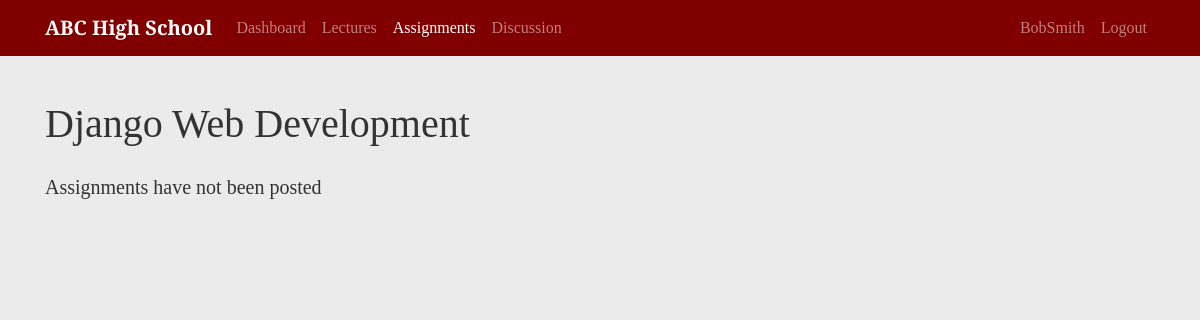
The page /course/2/assignments/ (signed in) on the database as committed earlier.
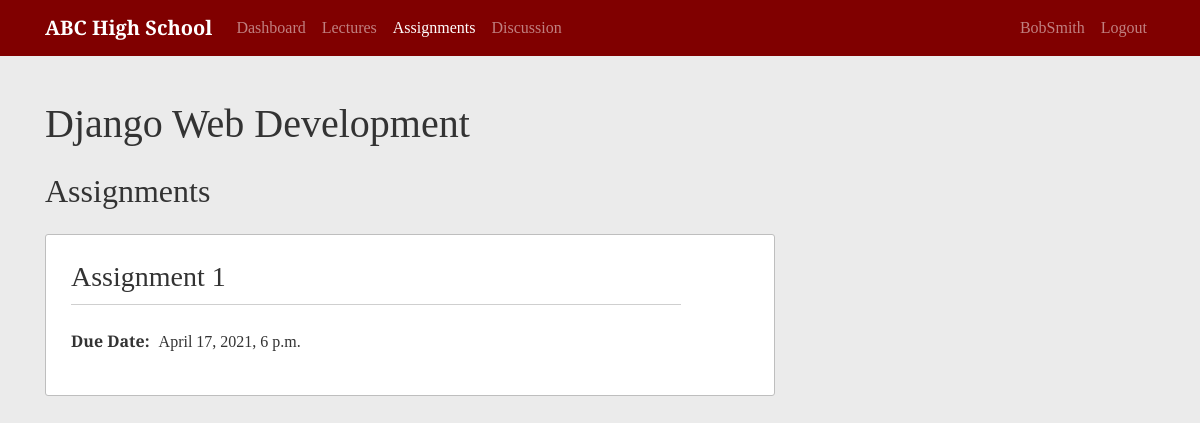
The same page on the database as committed later.
### school/models.py (models this page shows, shortened)
class Assignment(models.Model):
    course = models.ForeignKey(Course, on_delete=models.CASCADE)
    due_date = models.DateTimeField()
    assignment_number = models.PositiveIntegerField()
    content = models.FileField(upload_to='file_uploads', null=True)
    class Meta:
        unique_together = ['course', 'assignment_number']

### school/views.py (the view, shortened to what this page needs)
# urls.py: path('course/<int:course_id>/assignments/', AssignmentListView.as_view(), name='assignment-list'),
class AssignmentListView(LoginRequiredMixin, UserPassesTestMixin, ListView):
    model = Assignment
    template_name = 'school/assignment.html'
    context_object_name = 'assignments'
    def get_queryset(self):
        user = self.request.user
        queryset = {}
        course = get_object_or_404(Course, id=self.kwargs.get('course_id'))
        instructor = Instructor.objects.filter(user=user).first()
        queryset['assignment_list']= Assignment.objects.filter(course=course)
        queryset['course'] = course
        queryset['instructor'] = instructor
        return queryset
    def test_func(self):
        user = self.request.user
        student = Student.objects.filter(user=user).first()
        course_id = self.kwargs.get('course_id')
        course = get_object_or_404(Course, id=self.kwargs.get('course_id'))
        if student:
            if EnrolledIn.objects.filter(student=student, course=course_id).exists():
                return True
            if AssistsIn.objects.filter(student=student, course=course_id).exists():
                return True

### school/templates/school/assignment.html (shortened to what this page needs)
{% extends "school/course.html" %}
{% block content %}
<h1 class="mb-4">{{assignments.course.course_name}}</h1>
  {% if not assignments.assignment_list %}
    <p class="lead">Assignments have not been posted</p>
    {% else %}
    <h2 class="mb-4">Assignments</h2>
    {% for assignment in assignments.assignment_list %}
      <article class="content-section">
        <h3 class="content-title"><a class="title-link" href="{% url 'assignment-detail' view.kwargs.course_id assignment.id %}">Assignment {{ assignment.assignment_number }}</a></h3>
        <p>
          <span class="data-title">Due Date:</span>
          <span class="data-content">{{ assignment.due_date }}</span>
        </p>
      </article>
    {% endfor %}
  {% endif %}
{% endblock content %}

Rows that differ between the two databases and show on the page:
added Assignment: assignment_number "1", due_date "April 17, 2021, 6 p.m."
Other text that changed with them:
text no longer shown: "Assignments have not been posted"
text now shown: "Assignments"
